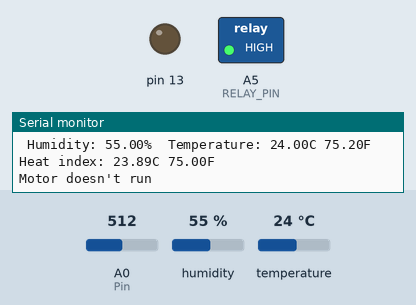
Bench run of a sketch on a simulated Arduino Uno, built with avr-gcc and run on an emulated ATmega328P. On the bench: switched loads named in the sketch (green lamp = pin HIGH), output pins drawn as LEDs (lit = HIGH), the last lines printed to the serial monitor. The inputs (shaded band) are chosen by the test bench; at power-on: A0 (Pin) = 512, humidity 55 %, temperature 24 °C.

Above: at 4.4 s.
4.5 s: A0 (Pin) set to 594
9.1 s: A0 (Pin) set to 613
At 11.5 s:
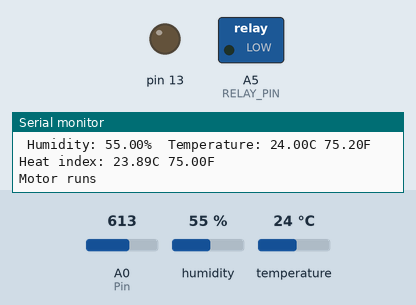
13.7 s: A0 (Pin) set to 511
At 15.0 s:
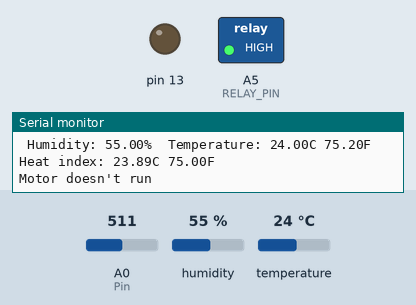
18.3 s: A0 (Pin) set to 716
At 22.9 s:
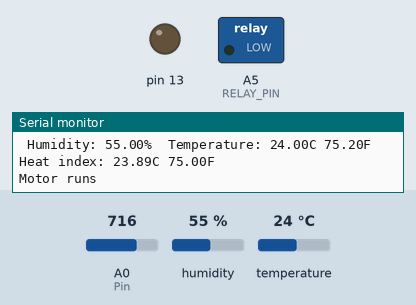
Timing chart, 0 to 24.4 s (numbered marks = the images above; inputs shaded):
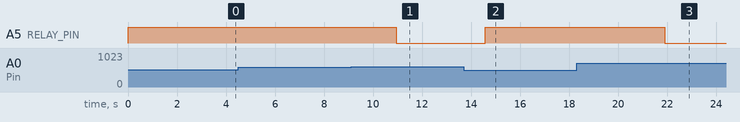

Measured:
- the behaviour switches between 603 and 604 on A0 (Pin) (found by bisection; images 0 and 1)
- after the input at 9.1 s, A5 (RELAY_PIN): HIGH → LOW after 1.8 s
- after the input at 13.7 s, A5 (RELAY_PIN): LOW → HIGH after 0.89 s
- after the input at 18.3 s, A5 (RELAY_PIN): HIGH → LOW after 3.6 s

The sketch:

DHT_and_Soil_Moisture_with_motor.ino
```cpp
#include "DHT.h"

#define DHTPIN 2     // Digital pin connected to the DHT sensor

#define DHTTYPE DHT11   // DHT 11
//#define DHTTYPE DHT22   // DHT 22  (AM2302), AM2321
//#define DHTTYPE DHT21   // DHT 21 (AM2301)

DHT dht(DHTPIN, DHTTYPE);


const int Pin=0;
const int limit=480;
const int RELAY_PIN = A5;

void setup() {
  Serial.begin(9600);
  pinMode(RELAY_PIN, OUTPUT);
  pinMode(13,OUTPUT);

  Serial.println(F("DHTxx test!"));
  dht.begin();

  // put your setup code here, to run once:

}

void loop() {
  int value;
  int percentage;
  value = analogRead(Pin);
  percentage = 100-((value-0)/(1023.0-0)) * 100;
  if (percentage >40){
  digitalWrite(RELAY_PIN, HIGH); // turn on pump 5 seconds
  Serial.println("Motor doesn't run");
  delay(3600);
  }
  else {
  digitalWrite(RELAY_PIN, LOW);  // turn off pump 5 seconds
  Serial.println("Motor runs");
  delay(3600);
  }
  Serial.println("Moisture Level:");
  Serial.println(percentage);

  //delay(2000);

  // Reading temperature or humidity takes about 250 milliseconds!
  // Sensor readings may also be up to 2 seconds 'old' (its a very slow sensor)
  float h = dht.readHumidity();
  // Read temperature as Celsius (the default)
  float t = dht.readTemperature();
  // Read temperature as Fahrenheit (isFahrenheit = true)
  float f = dht.readTemperature(true);

  // Check if any reads failed and exit early (to try again).
  if (isnan(h) || isnan(t) || isnan(f)) {
    Serial.println(F("Failed to read from DHT sensor!"));
    return;
  }

  // Compute heat index in Fahrenheit (the default)
  float hif = dht.computeHeatIndex(f, h);
  // Compute heat index in Celsius (isFahreheit = false)
  float hic = dht.computeHeatIndex(t, h, false);

  Serial.print(F(" Humidity: "));
  Serial.print(h);
  Serial.print(F("%  Temperature: "));
  Serial.print(t);
  Serial.print(F("C "));
  Serial.print(f);
  Serial.print(F("F  Heat index: "));
  Serial.print(hic);
  Serial.print(F("C "));
  Serial.print(hif);
  Serial.println(F("F"));

}
```
